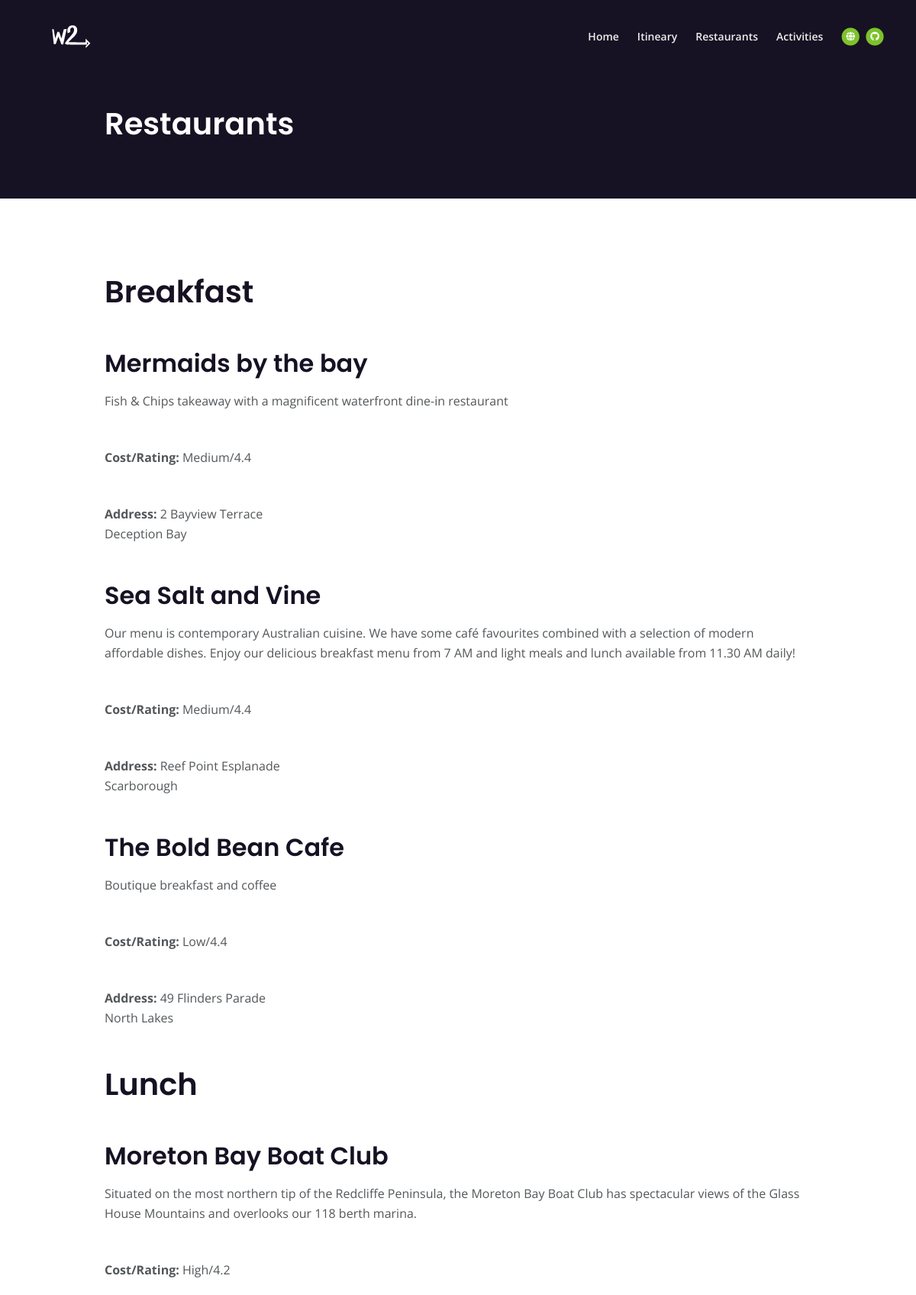
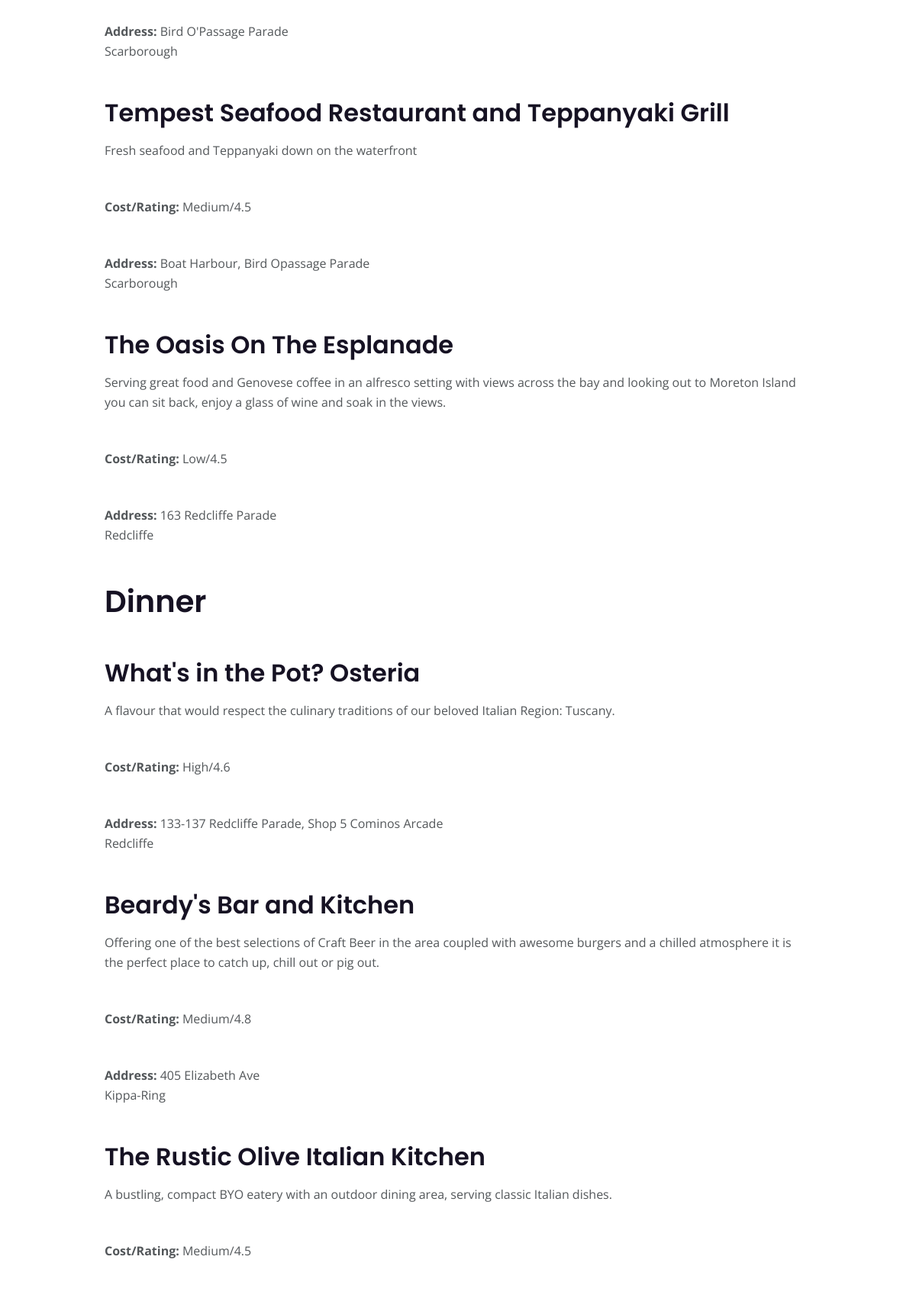
Page /resturants/ (upper part) on the committed database (2 pictures, top to bottom).
### itinerary/models.py (models this page shows, shortened)
class Resturant(models.Model):
    genre = models.CharField(max_length=2, choices=genre_choices)
    title = models.CharField(max_length=64)
    address1 = models.CharField(
        "Address line 1",
        max_length=1024,
    )
    address2 = models.CharField(
        "Address line 2",
        max_length=1024,
    )
    zip_code = models.CharField(
        "ZIP / Postal code",
        max_length=12,
    )
    city = models.CharField(
        "City",
        max_length=1024,
    )
    description = models.TextField(max_length=1024)
    cost = models.CharField(max_length=2, choices=cost_choices)
    rating = models.FloatField()
    time_scene = models.CharField(max_length=2, choices=time_choices)

### itinerary/views.py (the view)
# urls.py: path('resturants/', views.resturant_view, name='resturants'),
def resturant_view(request):
    resturants, activities = data_format.format_data()
    breakfast_resturants = resturants[0]['Breakfast']
    lunch_resturants = resturants[1]['Lunch']
    dinner_resturants = resturants[2]['Dinner']
    context = {
        'Resturant': resturants,
        'Breakfast_Resturants' : breakfast_resturants,
        'Lunch_Resturants' : lunch_resturants,
        'Dinner_Resturants' : dinner_resturants
        }
    return render(request, 'itinerary/resturants.html', context=context)

### itinerary/templates/itinerary/resturants.html
{% extends 'itinerary/base.html' %}
{% load static %}
{% block content %}
    <header class="ex-header">
        <div class="container">
            <div class="row">
                <div class="col-xl-10 offset-xl-1">
                    <h1>Restaurants</h1>
                </div>
            </div>
        </div>
    </header>
    <div class="ex-basic-1 pt-5 pb-5">
        <div class="container">
            <div class="row">
                <div class="col-xl-10 offset-xl-1">
                    <h1 class="mt-5 mb-3">Breakfast</h1>
                    {% for rest in Breakfast_Resturants %}
                    <h2 class="mt-5 mb-3">{{ rest.title }}</h2>
                    <p class="mb-5"> {{ rest.description }} </p>
                    <p class="mb-5"><strong>Cost/Rating:</strong> {{ rest.get_cost_display }}/{{ rest.rating }}</p>
                    <p class="mb-5"><strong>Address:</strong> {{ rest.address1 }}<br>{{ rest.address2 }}</p>
                    {% endfor%}
                    <h1 class="mt-5 mb-3">Lunch</h1>
                    {% for rest in Lunch_Resturants %}
                    <h2 class="mt-5 mb-3">{{ rest.title }}</h2>
                    <p class="mb-5"> {{ rest.description }} </p>
                    <p class="mb-5"><strong>Cost/Rating:</strong> {{ rest.get_cost_display }}/{{ rest.rating }}</p>
                    <p class="mb-5"><strong>Address:</strong> {{ rest.address1 }}<br>{{ rest.address2 }}</p>
                    {% endfor%}
                    <h1 class="mt-5 mb-3">Dinner</h1>
                    {% for rest in Dinner_Resturants %}
                    <h2 class="mt-5 mb-3">{{ rest.title }}</h2>
                    <p class="mb-5"> {{ rest.description }} </p>
                    <p class="mb-5"><strong>Cost/Rating:</strong> {{ rest.get_cost_display }}/{{ rest.rating }}</p>
                    <p class="mb-5"><strong>Address:</strong> {{ rest.address1 }}<br>{{ rest.address2 }}</p>
                    {% endfor%}
                </div>
            </div>
        </div>
    </div>
{% endblock %}

### static/css/styles.css (style rules this page uses)
body, html { width: 100%; height: 100%; }
body, p { color: #53575a; font: 400 1rem/1.625rem "Open Sans", sans-serif; }
h1 { color: #161223; font-weight: 600; font-size: 2.5rem; line-height: 3.25rem; font-family: "Poppins" }
h2 { color: #161223; font-weight: 600; font-size: 2rem; line-height: 2.5rem; font-family: "Poppins" }
.ex-header { padding-top: 8.5rem; padding-bottom: 4rem; background-color: #161223; }
.ex-header h1 { color: #ffffff; }
@media (min-width: 1200px) { .container { max-width: 1140px; } }

### rows in the picture
Resturant: title "Mermaids by the bay", description "Fish & Chips takeaway with a magnificent waterfront dine-in restaurant", cost "Medium", rating "4.4", address1 "2 Bayview Terrace", address2 "Deception Bay"
Resturant: title "Sea Salt and Vine", description "Our menu is contemporary Australian cuisine. We have some café favourites combined with a selection of modern affordable dishes. Enjoy our delicious breakfast menu from 7 AM and light meals and lunch available from 11.30 AM daily!", cost "Medium", rating "4.4", address1 "Reef Point Esplanade", address2 "Scarborough"
Resturant: title "The Bold Bean Cafe", description "Boutique breakfast and coffee", cost "Low", rating "4.4", address1 "49 Flinders Parade", address2 "North Lakes"
Resturant: title "Moreton Bay Boat Club", description "Situated on the most northern tip of the Redcliffe Peninsula, the Moreton Bay Boat Club has spectacular views of the Glass House Mountains and overlooks our 118 berth marina.", cost "High", rating "4.2", address1 "Bird O'Passage Parade", address2 "Scarborough"
Resturant: title "Tempest Seafood Restaurant and Teppanyaki Grill", description "Fresh seafood and Teppanyaki down on the waterfront", cost "Medium", rating "4.5", address1 "Boat Harbour, Bird Opassage Parade", address2 "Scarborough"
Resturant: title "The Oasis On The Esplanade", description "Serving great food and Genovese coffee in an alfresco setting with views across the bay and looking out to Moreton Island you can sit back, enjoy a glass of wine and soak in the views.", cost "Low", rating "4.5", address1 "163 Redcliffe Parade", address2 "Redcliffe"
Resturant: title "What's in the Pot? Osteria", description "A flavour that would respect the culinary traditions of our beloved Italian Region: Tuscany.", cost "High", rating "4.6", address1 "133-137 Redcliffe Parade, Shop 5 Cominos Arcade", address2 "Redcliffe"
Resturant: title "Beardy's Bar and Kitchen", description "Offering one of the best selections of Craft Beer in the area coupled with awesome burgers and a chilled atmosphere it is the perfect place to catch up, chill out or pig out.", cost "Medium", rating "4.8", address1 "405 Elizabeth Ave", address2 "Kippa-Ring"
Resturant: title "The Rustic Olive Italian Kitchen", description "A bustling, compact BYO eatery with an outdoor dining area, serving classic Italian dishes.", cost "Medium", rating "4.5"
